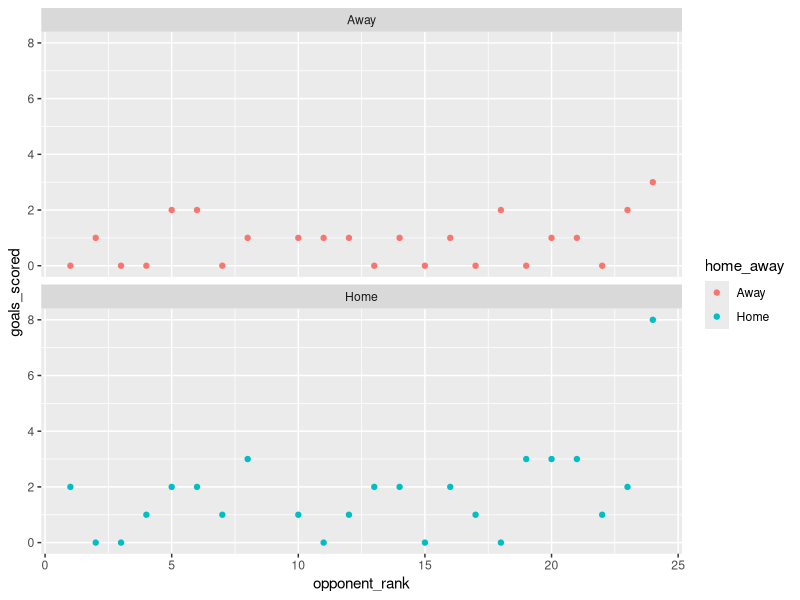

Here is the R script that generated this plot: (Note: this script raises an error after producing the figure.)
library('tidyverse')

matches <- read.csv('./data/ashford_matches.csv')

# Color the plots by home and away. Now we can try and compare the home pefomance against
# the away performance.

plot <- ggplot2::ggplot(data=matches) +
  ggplot2::geom_point(mapping = aes(x=opponent_rank, y=goals_scored, color=home_away)) +
  ggplot2::facet_wrap(~ home_away, nrow=2)
ggplot2::ggsave(plot=plot, filename='rank_against_scored.png', path='./outputs/Week2/matches')

plot <- ggplot2::ggplot(data=matches) +
  ggplot2::geom_point(mapping = aes(x=opponent_rank, y=goals_conceded, color=home_away)) +
  ggplot2::facet_wrap(~ home_away, nrow=2)
ggplot2::ggsave(plot=plot, filename='rank_against_conceded.png', path='./outputs/Week2/matches')

# See how position number
plot <- ggplot2::ggplot(data = matches) +
  ggplot2::geom_bar(mapping = aes(goals_conceded, fill=home_away))
ggplot2::ggsave(plot, filename = 'bar_conceded.png', path = './outputs/Week2/matches')
